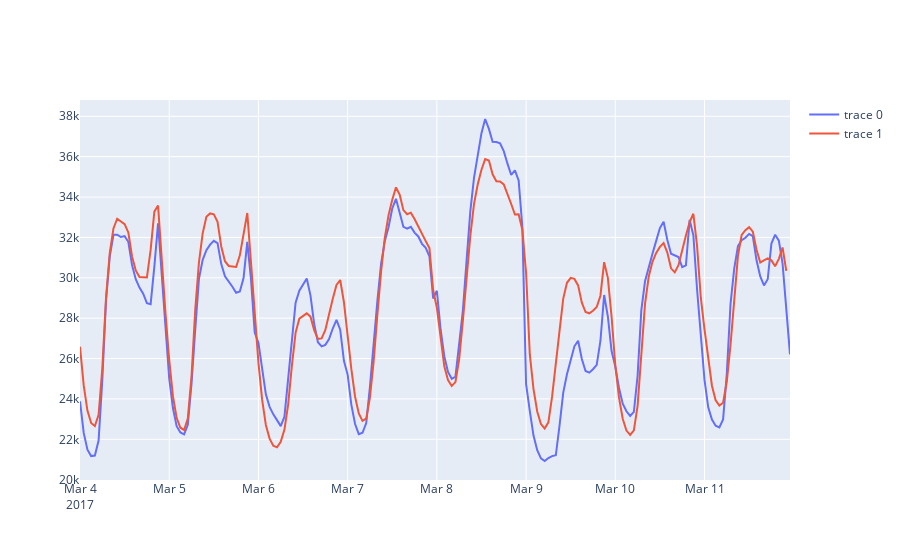

Here is the notebook cell this chart was saved with:
### Code cell
fig = go.Figure()
df_pred =pd.DataFrame(index=y_test_filtered2.index)
fig.add_trace(go.Scatter(x = y_test_filtered2.index,y=y_test_filtered2[feature]))
for i in range(len(data_x_test)):
    case_test = data_x_test[i].reshape((1,data_x_test[0].shape[0], data_x_test[0].shape[1]))
    Y_test_predictions = pd.Series(model_best_tuned_ED_LSTM.predict(case_test).flatten(),index=pd.date_range(start=idx_test[i],freq='h',periods=24))
    df_pred[f'pred_{i}'] = Y_test_predictions
    #fig.add_trace(go.Scatter(x = Y_test_predictions.index,y=Y_test_predictions,mode='markers'))

df_pred['mean'] = df_pred.mean(axis=1)
df_pred['median'] = df_pred.median(axis=1)
fig.add_trace(go.Scatter(x = y_test_filtered2.index,y=df_pred['mean']))
fig.show()
eval_df2  =create_eval_df(df_pred['mean'],y_test_filtered2)

### Figure 1 — Plotly figure (JSON) as saved in the notebook; plotly's stock layout.template omitted (floating-point values rounded to 4 significant figures; data arrays with more than 128 entries replaced by an {"elided": "..."} marker saying what was removed)
{"data": [{"type": "scatter", "x": {"elided": "192 str values"}, "y": {"elided": "192 int values"}}, {"type": "scatter", "x": {"elided": "192 str values"}, "y": {"elided": "192 float values"}}], "layout": {}}
